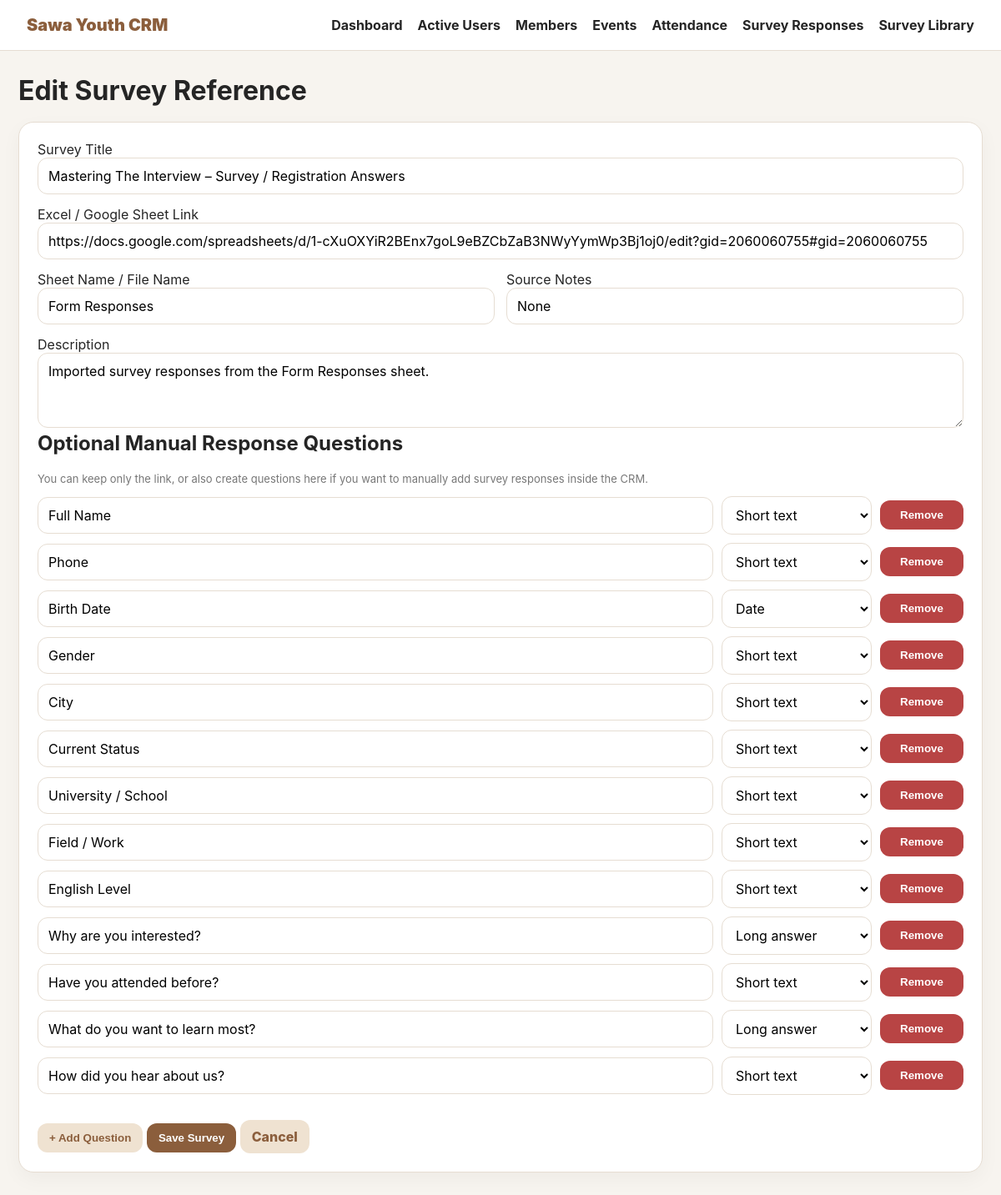
Page /survey-forms/1/edit on the committed database.
### tables this page shows
CREATE TABLE survey_forms (
    id INTEGER PRIMARY KEY AUTOINCREMENT,
    title TEXT NOT NULL,
    description TEXT,
    created_at TEXT DEFAULT CURRENT_TIMESTAMP
, source_link TEXT, source_sheet_name TEXT, source_notes TEXT);

CREATE TABLE survey_questions (
    id INTEGER PRIMARY KEY AUTOINCREMENT,
    survey_form_id INTEGER NOT NULL,
    question_text TEXT NOT NULL,
    field_key TEXT NOT NULL,
    field_type TEXT DEFAULT 'text',
    sort_order INTEGER DEFAULT 0,
    FOREIGN KEY(survey_form_id) REFERENCES survey_forms(id) ON DELETE CASCADE
);

### app.py (the view, shortened to what this page needs)
@app.route("/survey-forms/<int:form_id>/edit", methods=["GET", "POST"])
def survey_form_edit(form_id):
    conn = get_db()
    survey_form = conn.execute("SELECT * FROM survey_forms WHERE id=?", (form_id,)).fetchone()
    if not survey_form:
        conn.close()
        flash("Survey not found.")
        return redirect(url_for("survey_forms"))
    questions = conn.execute("SELECT * FROM survey_questions WHERE survey_form_id=? ORDER BY sort_order", (form_id,)).fetchall()
    conn.close()
    return render_template("survey_form_builder.html", survey_form=survey_form, questions=questions)

### app.py (called while the page is built)
def get_db():
    conn = sqlite3.connect(DB_PATH)
    conn.row_factory = sqlite3.Row
    conn.execute("PRAGMA foreign_keys = ON")
    return conn

### templates/survey_form_builder.html (shortened to what this page needs)
{% extends 'base.html' %}
{% block content %}
<h1>{{ 'Edit Survey Reference' if survey_form else 'Add Survey Reference' }}</h1>
<form method="post" class="card">
  <div class="form-grid">
    <div class="full">
      <label>Survey Title</label>
      <input name="title" required value="{{ survey_form.title if survey_form else '' }}" placeholder="Example: AI Workshop Feedback Form">
    </div>
    <div class="full">
      <label>Excel / Google Sheet Link</label>
      <input name="source_link" value="{{ survey_form.source_link if survey_form else '' }}" placeholder="Paste the Google Sheet, Excel Online, or Drive link here">
    </div>
    <div>
      <label>Sheet Name / File Name</label>
      <input name="source_sheet_name" value="{{ survey_form.source_sheet_name if survey_form else '' }}" placeholder="Example: AI Workshop Responses">
    </div>
    <div>
      <label>Source Notes</label>
      <input name="source_notes" value="{{ survey_form.source_notes if survey_form else '' }}" placeholder="Example: Main survey sheet for AI workshop">
    </div>
    <div class="full">
      <label>Description</label>
      <textarea name="description">{{ survey_form.description if survey_form else '' }}</textarea>
    </div>
  </div>
  <h2>Optional Manual Response Questions</h2>
  <p class="label">
    You can keep only the link, or also create questions here if you want to manually add survey responses inside the CRM.
  </p>
  <div id="questions">
    {% if questions %}
      {% for q in questions %}
      <div class="question-row">
        <input name="question_text" value="{{ q.question_text }}" placeholder="Question">
        <select name="field_type">
          <option value="text" {% if q.field_type == 'text' %}selected{% endif %}>Short text</option>
          <option value="textarea" {% if q.field_type == 'textarea' %}selected{% endif %}>Long answer</option>
          <option value="date" {% if q.field_type == 'date' %}selected{% endif %}>Date</option>
        </select>
        <button type="button" class="btn danger" onclick="this.parentElement.remove()">Remove</button>
      </div>
      {% endfor %}
    {% endif %}
  </div>
  <br>
  <button type="button" class="btn secondary" onclick="addQuestion()">+ Add Question</button>
  <button class="btn">Save Survey</button>
  <a class="btn secondary" href="{{ url_for('survey_forms') }}">Cancel</a>
</form>
{% endblock %}

### static/style.css (style rules this page uses)
:root { --bg:#f7f4ef;--card:#fff;--ink:#252525;--muted:#777;--line:#e6ddd2;--accent:#8b5e3c;--soft:#efe2d1 }
* { box-sizing:border-box }
body { margin:0;font-family:Inter,Arial,sans-serif;background:var(--bg);color:var(--ink) }
h1 { margin:0 0 18px }
.card { background:white;border:1px solid var(--line);border-radius:18px;padding:22px;box-shadow:0 8px 24px rgba(0,0,0,.04);margin-bottom:18px }
.label { color:var(--muted);font-size:13px }
.btn { background:var(--accent);color:white;padding:10px 14px;border-radius:12px;border:0;text-decoration:none;display:inline-block;font-weight:800;cursor:pointer }
.btn.secondary { background:var(--soft);color:var(--accent) }
.btn.danger { background:#b84444 }
input,textarea,select { width:100%;padding:11px 12px;border:1px solid var(--line);border-radius:12px;font:inherit;background:white }
textarea { min-height:90px }
.form-grid { display:grid;grid-template-columns:repeat(2,1fr);gap:14px }
.full { grid-column:1/-1 }
.btn { transition:.15s ease }
h2 { margin-top:0 }
.question-row { display:grid;grid-template-columns:1fr 180px 100px;gap:10px;margin-bottom:10px;align-items:center }

### rows in the picture
survey_forms: title "Mastering The Interview – Survey / Registration Answers", source_link "https://docs.google.com/spreadsheets/d/1-cXuOXYiR2BEnx7goL9eBZCbZaB3NWyYymWp3Bj1oj0/edit?gid=2060060755#gid=2060060755", source_sheet_name "Form Responses", source_notes "None", description "Imported survey responses from the Form Responses sheet."
survey_questions: question_text "Full Name", field_type "Short text"
survey_questions: question_text "Phone", field_type "Short text"
survey_questions: question_text "Birth Date", field_type "Date"
survey_questions: question_text "Gender", field_type "Short text"
survey_questions: question_text "City", field_type "Short text"
survey_questions: question_text "Current Status", field_type "Short text"
survey_questions: question_text "University / School", field_type "Short text"
survey_questions: question_text "Field / Work", field_type "Short text"
survey_questions: question_text "English Level", field_type "Short text"
survey_questions: question_text "Why are you interested?", field_type "Long answer"
survey_questions: question_text "Have you attended before?", field_type "Short text"
survey_questions: question_text "What do you want to learn most?", field_type "Long answer"
survey_questions: question_text "How did you hear about us?", field_type "Short text"

### other values in the picture
{{ 'Edit Survey Reference' if survey_form else 'Add Survey Reference' }} "Edit Survey Reference"
